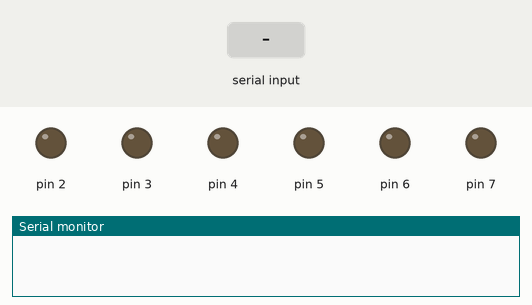
Simulated run of this sketch. Board: Arduino Uno, built with avr-gcc and run on an emulated ATmega328P. Parts: output pins drawn as LEDs (lit = HIGH), the last lines printed to the serial monitor. Inputs (shaded band) come from the test bench. Pins used as bus, display or sensor lines are not drawn.

Above: at 1.2 s.
1.3 s: "5\n" received over Serial
At 2.1 s:
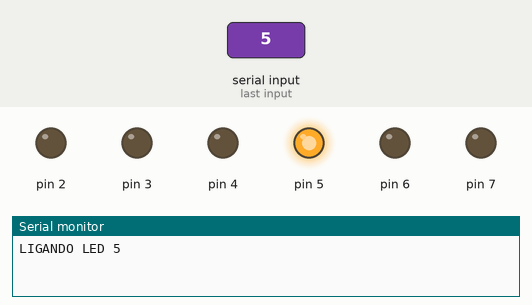
5.3 s: "9\n" received over Serial
At 6.4 s:
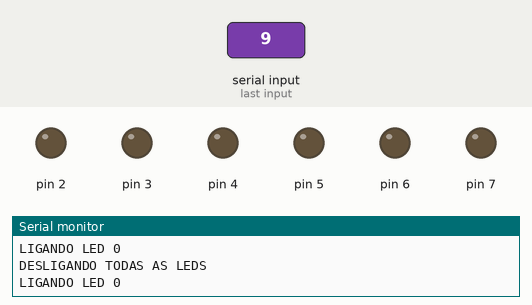
Timing chart, 0 to 8.3 s (numbered marks = the images above; inputs shaded):
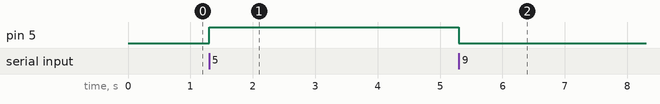

The sketch:

codigo-arduino.ino
```cpp
int estado[] = {0, 0, 0, 0, 0, 0, 0, 0};

void setup() {
  	Serial.begin(9600);

	for(int i = 0; i < 8; i++) {
		pinMode(i, OUTPUT);
	}
}

void loop() {
	if(Serial.available()) {
		int input = Serial.parseInt();

		if(input == 9) {

			for(int i = 0; i < 8; i++) {
				estado[i] = 0;
				digitalWrite(i, LOW);

			}
			Serial.println("DESLIGANDO TODAS AS LEDS");
		}

		else {

			if(estado[input] == 0)
			{
				estado[input] = 1;
				digitalWrite(input, HIGH);
				Serial.println("LIGANDO LED " + String(input));
			}

			else
			{
				estado[input] = 0;
				digitalWrite(input, LOW);
				Serial.println("DESLIGANDO LED " + String(input));
			}
		}
	}
}
```

Measured:
- after the input at 1.3 s, pin 5: LOW → HIGH at once
- after the input at 5.3 s, pin 5: HIGH → LOW at once
